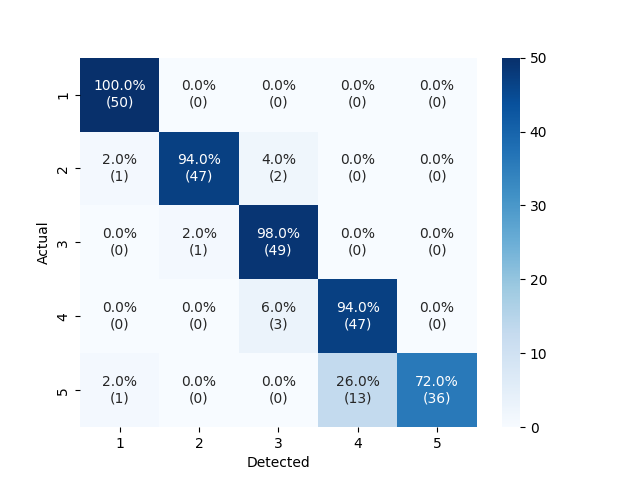

Write the Python code that produced this figure.
import math
import statistics
import random
import seaborn as sns
import matplotlib.pyplot as plt
from sklearn.metrics import confusion_matrix
from typing import Tuple, Union, Sequence

import cv2 as cv
import numpy as np
from cv2 import UMat
from cv2 import VideoCapture


def hull_finger_counter(img: Union[UMat, np.ndarray], display_visual: bool) -> int:

    bin_img = img

    # Find contours
    contours, _ = cv.findContours(img, cv.RETR_EXTERNAL, cv.CHAIN_APPROX_SIMPLE)
    # If no contours found return
    if not contours:
        return 0

    # Get the largest contour
    contour = max(contours, key=cv.contourArea)

    # Find the centroid
    center_x, center_y = find_centroid(img)

    # For the visuals, convert the image to rgb (rn its binary)
    img = cv.cvtColor(img, cv.COLOR_GRAY2RGB)
    # draw centroid
    img = cv.drawMarker(img, (int(center_y), int(center_x)), color=(0, 255, 0), markerType=cv.MARKER_CROSS,
                        markerSize=10)

    # find the bounding box
    x1, y1, w, h = cv.boundingRect(contour)

    # use the bounding box and knowledge of hand proportions to guess how big the circle radius should be
    # in our case, it's the distance to the top of the bounding box minus 1/6 of box height. We found experimentally
    # this gives a pretty good circle radius
    r: int = round((h / 2) - (h / 6))

    # checks for intersection with the fingers by drawing a circle with radius r around the hand
    fingers_counter = 0
    current_status = None
    last_status = None
    for theta in range(72, 288, 1):
        x = int((r * math.cos(math.radians(theta))) + center_x)
        y = int((r * math.sin(math.radians(theta))) + center_y)

        # print(f"Pixel at y={y}, x={x} is {bin_img[x, y]}")
        # print(f"Middle: {center_y}, {center_x} is {bin_img[int(center_x), int(center_y)]}")
        # print(f"Full img: {bin_img.shape}")
        current_status = 1 if bin_img[x, y] == 255 else 0

        if current_status == 1:
            img = cv.drawMarker(img, (y, x), color=(0, 255, 0), markerType=cv.MARKER_CROSS, markerSize=3)
        else:
            img = cv.drawMarker(img, (y, x), color=(0, 100, 0), markerType=cv.MARKER_CROSS, markerSize=3)

        if last_status is not None and last_status == 0 and current_status == 1:
            fingers_counter += 1
            img = cv.drawMarker(img, (y, x), color=(0, 255, 255), markerType=cv.MARKER_CROSS, markerSize=10)
            # print("LS1", last_status, "CS1", current_status)
        elif last_status is not None and last_status == 1 and current_status == 0:
            fingers_counter += 1
            img = cv.drawMarker(img, (y, x), color=(255, 0, 255), markerType=cv.MARKER_CROSS, markerSize=10)
            # print("LS2", last_status, "CS2", current_status)

        last_status = current_status

    # show
    if display_visual:
        plt_show_img("Hull", img)

    return math.ceil(fingers_counter / 2)


def calc_angle_between_points(a, b, c) -> float:
    len_ab = calc_dist_between_points(a, b)
    len_bc = calc_dist_between_points(b, c)
    len_ac = calc_dist_between_points(a, c)

    assert len_ab > 0
    assert len_bc > 0
    assert len_ac > 0

    cos_theta = (len_ab ** 2 + len_bc ** 2 - len_ac ** 2) / (2 * len_ab * len_bc)
    cos_theta = max(-1.0, min(1.0, cos_theta))
    theta = math.degrees(math.acos(cos_theta))
    return theta


def calc_dist_between_points(a, b):
    return math.sqrt((b[0] - a[0]) ** 2 + (b[1] - a[1]) ** 2)


def angle_contour_reducer(img: Union[UMat, np.ndarray], contour: UMat) -> \
        Tuple[Union[UMat, np.ndarray], Union[UMat, np.ndarray]]:
    if len(contour) < 3:
        return img, contour

    new_contours = [contour[0], contour[1]]

    for i in range(len(contour)):
        if i < 2:
            continue

        # using law of cosine calculate theta

        a: np.ndarray = contour[i - 2][0]
        b: np.ndarray = contour[i - 1][0]
        c: np.ndarray = contour[i][0]

        # if a b or c equal, continue
        if np.array_equal(a, b) or np.array_equal(b, c) or np.array_equal(a, c):
            continue

        theta = calc_angle_between_points(a, b, c)

        # if the change in angle is almost 180, merge the contour into 1
        if math.fabs(theta - 180.0) < 30:
            new_contours.pop()
            contour[i - 1][0] = a
            new_contours += [[c]]
        else:
            new_contours += [[c]]

        # if the change in angle is greater than 30 degrees, put a marker
        # if math.fabs(theta - 180.0) > 80:
        #     img = cv.drawMarker(img, (b[0], b[1]), color=(0, 255, 0), markerType=cv.MARKER_CROSS, markerSize=10)

    new_contours = np.array(new_contours)
    img = extract_obj_in_contour(img, new_contours)

    return img, new_contours


def defects_remover_via_angle_checking(img: Union[UMat, np.ndarray], contour: UMat):
    if len(contour) < 3:
        return img, contour

    # if angle changes too rapidly over a short distance,
    # try to see if we can find a close alternative to smooth out the edge

    new_contours = [contour[0], contour[1]]
    total_recent_theta_change = []
    recent_distance_traveled = []

    for i in range(len(contour)):
        if i < 2:
            continue

        # using law of cosine calculate theta
        a = contour[i - 2][0]
        b = contour[i - 1][0]
        c = contour[i][0]

        # if a b or c equal, continue
        if np.array_equal(a, b) or np.array_equal(b, c) or np.array_equal(a, c):
            continue

        theta = calc_angle_between_points(a, b, c)

        total_recent_theta_change += [math.fabs(theta - 180.0)]
        recent_distance_traveled += [calc_dist_between_points(b, c)]
        while sum(recent_distance_traveled) > 13:
            total_recent_theta_change.pop(0)
            recent_distance_traveled.pop(0)

        # if the change in angle is greater than 60 degrees suddenly, draw marker, and remove
        if math.fabs(theta - 180.0) > 60:
            if len(new_contours) == 0:
                continue
            new_contours.pop()
            contour[i - 1][0] = a
            new_contours += [[c]]
        elif sum(total_recent_theta_change) > 500:
            if len(new_contours) == 0:
                continue
            new_contours.pop()
            contour[i - 1][0] = a
        else:
            new_contours += [[c]]

    new_contours = np.array(new_contours)
    img = extract_obj_in_contour(img, new_contours)

    return img, new_contours


def plt_show_img(name: str, img: UMat):
    cv.namedWindow(name, cv.WINDOW_AUTOSIZE)
    cv.imshow(name, img)
    cv.waitKey(1)


def rescaleFrame(frame: Union[UMat, np.ndarray], scale) -> UMat:
    height = int(frame.shape[0] * scale)
    width = int(frame.shape[1] * scale)
    return cv.resize(frame, (width, height), interpolation=cv.INTER_AREA)


def setResLiveVideo(webcam: VideoCapture, width: int, framerate: int):
    # given the width we automatically figure out the height
    scale = width / webcam.get(3)
    height = int(webcam.get(4) * scale)
    webcam.set(3, width)
    webcam.set(4, height)
    # reduce frame rate
    webcam.set(cv.CAP_PROP_FPS, framerate)


def calc_area(img: np.ndarray) -> int:
    return np.count_nonzero(img)


def find_centroid(img: np.ndarray) -> Tuple[float, float]:
    area = calc_area(img)
    m10 = np.sum(np.where(img > 0)[0])
    m01 = np.sum(np.where(img > 0)[1])

    # calculate the centroid
    x = m10 / area
    y = m01 / area

    return x, y


def find_axis_of_least_inertia(img: Union[UMat, np.ndarray], display_visual: bool) -> Tuple[
    int, Tuple[int, int], float]:
    area = calc_area(img)
    x, y = find_centroid(img)

    # calculate the centroid
    a = np.sum((np.where(img > 0)[0] - x) ** 2)
    b = 2 * np.sum((np.where(img > 0)[0] - x) * (np.where(img > 0)[1] - y))
    c = np.sum((np.where(img > 0)[1] - y) ** 2)

    # calculate the angle of least inertia
    theta = 0.5 * np.arctan2(b, a - c)

    # draw the angle line with midpoint at centroid (using polar to cartesian conversion_
    axis_len = 100
    x1 = int(x + (axis_len * np.cos(theta)))
    y1 = int(y + (axis_len * np.sin(theta)))
    x2 = int(x - (axis_len * np.cos(theta)))
    y2 = int(y - (axis_len * np.sin(theta)))

    if display_visual:
        img = cv.cvtColor(img, cv.COLOR_GRAY2RGB)
        # draw line of least inertia
        img = cv.line(img, (y1, x1), (y2, x2), (0, 255, 0), 2)
        # draw marker at the centroid
        img = cv.drawMarker(img, (int(y), int(x)), color=(0, 255, 0), markerType=cv.MARKER_CROSS, markerSize=10,
                            thickness=2)
        cv.putText(img, f'{theta}', (10, 30), cv.FONT_HERSHEY_SIMPLEX, 1, (0, 255, 0), 2, cv.LINE_AA)
        plt_show_img("Angle of Least Inertia", img)

    return area, (int(x), int(y)), theta


def calc_roundness(img: Union[UMat, np.ndarray]):
    # use Emin and Emax in moment of inertia to calculate roundedness
    # E = (1/2) (a + b) - (1/2) (a - c) cos2θ - (1/2) b sin2θ
    x, y = find_centroid(img)

    # calculate the centroid
    a = np.sum((np.where(img > 0)[0] - x) ** 2)
    b = 2 * np.sum((np.where(img > 0)[0] - x) * (np.where(img > 0)[1] - y))
    c = np.sum((np.where(img > 0)[1] - y) ** 2)

    Emin = (a + c) / 2 - np.sqrt(((a - c) / 2) ** 2 + (b / 2) ** 2)
    Emax = (a + c) / 2 + np.sqrt(((a - c) / 2) ** 2 + (b / 2) ** 2)

    # calculate the roundedness
    roundedness = Emin / Emax
    return roundedness


def mask_image(img: Union[UMat, np.ndarray]) -> Union[UMat, np.ndarray]:
    # Convert the image to HSV and YCrCb color spaces
    hsv = cv.cvtColor(img, cv.COLOR_BGR2HSV)
    ycrcb = cv.cvtColor(img, cv.COLOR_BGR2YCrCb)

    # Calculate the mean and standard deviation of each color channel
    mean_hsv, std_hsv = cv.meanStdDev(hsv)
    mean_ycrcb, std_ycrcb = cv.meanStdDev(ycrcb)

    # Define the thresholds for HSV color space
    lower_hsv = np.maximum(mean_hsv - 2 * std_hsv, 0)
    upper_hsv = np.minimum(mean_hsv + 2 * std_hsv, 255)

    # Define the thresholds for YCrCb color space
    lower_ycrcb = np.maximum(mean_ycrcb - 2 * std_ycrcb, 0)
    upper_ycrcb = np.minimum(mean_ycrcb + 2 * std_ycrcb, 255)

    # Create masks for each color space
    mask_hsv = cv.inRange(hsv, lower_hsv, upper_hsv)
    mask_ycrcb = cv.inRange(ycrcb, lower_ycrcb, upper_ycrcb)

    # Combine the masks
    mask_combined = cv.bitwise_and(mask_hsv, mask_ycrcb)

    # Invert the mask to work with white background
    mask_combined = cv.bitwise_not(mask_combined)

    # Apply the combined mask to the original frame
    img = cv.bitwise_and(img, img, mask=mask_combined)

    plt_show_img("Masked Image", img)

    return img


def apply_smoothing(img: Union[UMat, np.ndarray]) -> Union[UMat, np.ndarray]:
    img = cv.medianBlur(img, 11)
    return img


def convert_to_binary(img: Union[UMat, np.ndarray]) -> Union[UMat, np.ndarray]:
    img = cv.cvtColor(img, cv.COLOR_BGR2GRAY)
    _, img = cv.threshold(img, 20, 255, cv.THRESH_BINARY)
    return img


def extract_obj_in_contour(img: Union[UMat, np.ndarray], contour: Union[UMat, np.ndarray]) -> Union[UMat, np.ndarray]:
    # get rid of everything except the largest object
    mask = np.zeros(img.shape, dtype=np.uint8)
    # fill holes in the contour
    img = cv.fillPoly(mask, pts=[contour], color=(255, 255, 255))

    return img


def binary_img_extract_largest_obj(img: Union[UMat, np.ndarray]) -> Tuple[
    Union[None, Union[UMat, np.ndarray]], Union[None, UMat], Union[None, Sequence[int]]
]:
    # find largest object in the binary image
    contours, _ = cv.findContours(img, cv.RETR_EXTERNAL, cv.CHAIN_APPROX_SIMPLE)
    contours = sorted(contours, key=lambda x: cv.contourArea(x), reverse=True)

    # if no contours, return the black, empty image
    if len(contours) == 0:
        return None, None, None

    # draw the largest object
    x1, y1, x2, y2 = cv.boundingRect(contours[0])

    # get rid of everything except the largest object
    img = extract_obj_in_contour(img, contours[0])

    return img, contours[0], (x1, y1, x2, y2)


def move_obj_to_center(img: Union[UMat, np.ndarray], centroid: Tuple[int, int], region_of_interest: Sequence[int]) -> \
        Tuple[Union[UMat, np.ndarray], Sequence[int]]:
    (rows, cols) = img.shape

    img_center_x = rows / 2
    img_center_y = cols / 2

    # translate to center
    M = np.float32([[1, 0, img_center_y - centroid[1]], [0, 1, img_center_x - centroid[0]]])
    img = cv.warpAffine(img, M, (cols, rows))

    x1, x2, y1, y2 = region_of_interest
    x1 += img_center_y - centroid[1]
    x2 += img_center_y - centroid[1]
    y1 += img_center_x - centroid[0]
    y2 += img_center_x - centroid[0]

    return img, (x1, x2, y1, y2)


def scale_obj(img: Union[UMat, np.ndarray], region_of_interest: Sequence[int]) -> \
        Tuple[Union[UMat, np.ndarray], Sequence[int]]:
    x1, y1, x2, y2 = region_of_interest

    object_roi = img[y1: y1 + y2, x1: x1 + x2]

    # Define the scaling factor (e.g., scale by 0.7)
    scale_factor = 0.7

    # Resize the object ROI
    scaled_object_roi = cv.resize(object_roi, None, fx=scale_factor, fy=scale_factor)

    # Update the original image with the scaled object
    img = np.zeros(img.shape, dtype=np.uint8)

    y2 = y1 + round((y2 * scale_factor))
    x2 = x1 + round((x2 * scale_factor))

    img[y1:y2, x1:x2] = scaled_object_roi

    new_region_of_interest = y1, y2, x1, x2

    return img, new_region_of_interest


def rotate_at_center(img: Union[UMat, np.ndarray], theta: float) -> Union[UMat, np.ndarray]:
    (rows, cols) = img.shape

    # rotate at center
    M = cv.getRotationMatrix2D((cols / 2, rows / 2), -math.degrees(theta), 1)
    img = cv.warpAffine(img, M, (cols, rows))

    return img


count = fingers_detected = 0


def count_fingers():
    global count, fingers_detected

    # Connect to webcam
    # print("Connecting to webcam...")
    webcam = cv.VideoCapture(0, cv.CAP_DSHOW)
    # lower resolution and frame rate for performance
    setResLiveVideo(webcam, 500, 20)

    # print("Starting display..!")
    finger_detections = []
    while True:
        status, frame = webcam.read()
        if not status:
            print('Failed to capture frame')
            return None

        original = frame.copy()

        # Apply blurring to remove noise
        frame = apply_smoothing(frame)

        # Mask to find skin-colored objects
        frame = mask_image(frame)

        # Convert to a binary image
        frame = convert_to_binary(frame)

        # Dilate before extracting the largest object
        # This further removes noise in the skin mask
        frame = cv.dilate(frame, np.array([9, 9]), iterations=4)

        # Make contours around objects and extract the contour with the largest area
        # This object is hopefully our hand. This technique makes our recognition resistant
        # to a bit of extra "stuff" in the background.
        frame, contour, region_of_interest = binary_img_extract_largest_obj(frame)

        # If no object is detected, continue to the next frame because most likely
        # there is nothing here.
        if frame is None:
            continue

        # Now we need to do a 2nd round of object refining and preprocessing...

        # First we simplify the contours a bit by merging contour lines that are almost
        # parallel anyway. This helps with performance for further processing and is a
        # precursor to our next method call...
        frame, contour = angle_contour_reducer(frame, contour)
        # This part checks for any steep changes in angle that seem unnatural.
        # Such steep changes in angle are most likely defects from masking so this method
        # removes any steep changes in angle (which are often just intrusions or extrusions
        # on the hand object
        frame, contour = defects_remover_via_angle_checking(frame, contour)
        # The additional dilation process further reduces defects from masking
        frame = cv.dilate(frame, np.array([11, 11]), iterations=7)
        # now we extract the final hand object
        frame, contour, region_of_interest = binary_img_extract_largest_obj(frame)

        # Now scale the object in preparation for when we rotate it (so it doesn't get cropped off after rotation)
        frame, region_of_interest = scale_obj(frame, region_of_interest)

        # Find the axis of least inertia using techniques learned in class
        area, centroid, theta = find_axis_of_least_inertia(frame, False)

        # Translate the centroid of the object to the center of the image (to reduce the chances of any
        # cropping happening due to the rotation and for easier analysis later
        frame, region_of_interest = move_obj_to_center(frame, centroid, region_of_interest)

        # Rotate the image based on the axis of least inertia
        frame = rotate_at_center(frame, theta)

        # if the image area is less than 1500, then we may not be able to analyse the hand properly (or maybe
        # the hand isn't even there yet) so we just tell the user to move closer
        if area < 1500:
            # Add cv text to move closer
            cv.putText(original, f'Please move closer', (10, 30), cv.FONT_HERSHEY_SIMPLEX, 1, (0, 255, 0), 2,
                       cv.LINE_AA)
            continue

        # The magic sauce! Basically draws a circle around the palm and based on how many times the circle intersects
        # a finger, figures out how many fingers there are
        fingers = hull_finger_counter(frame, True)
        # the thumb isn't detecting super well with the above technique so we also calculate the roundness of the
        # whole hand. The thumb is only active when all 5 fingers are the way we defined our gestures and at that
        # point that hand is actually pretty round. So we use the roundness of the hand also to know if all 5 fingers
        # are up
        roundness = calc_roundness(frame)
        fingers = 5 if (roundness > 0.5 and (fingers >= 4)) else fingers
        # you cant have more than 5 fingers (probably)
        fingers = min(fingers, 5)

        # we use the mean and std of the finger counter to fight of random noise as well
        # we simply don't guess anything unless we are sure by using the std
        if len(finger_detections) > 10 and statistics.stdev(finger_detections) < 0.65:
            cv.putText(original, f'Fingers: {int(statistics.mean(finger_detections))}', (10, 30),
                       cv.FONT_HERSHEY_SIMPLEX, 1, (0, 255, 0), 2, cv.LINE_AA)
        elif len(finger_detections) > 10:
            cv.putText(original, f'Calculating...', (10, 30), cv.FONT_HERSHEY_SIMPLEX, 1, (0, 255, 0), 2, cv.LINE_AA)

        # Display the final frame with finger count information
        plt_show_img("Enter your guess", original)

        if len(finger_detections) > 10 and statistics.stdev(finger_detections) < 0.8:
            finger_count = int(statistics.mean(finger_detections))

            if count == 0 and 1 <= finger_count <= 5:
                fingers_detected = finger_count
                count += 1
            else:
                if fingers_detected == finger_count:
                    count += 1
                else:
                    count = 0

            # print(count)

            if count == 30:
                webcam.release()
                cv.destroyWindow("Enter your guess")
                count = fingers_detected = 0
                return finger_count

        # Remove oldest detections
        finger_detections += [fingers]
        if len(finger_detections) > 20:
            finger_detections.pop(0)


def main():
    results = {1: [], 2: [], 3: [], 4: [], 5: []}
    for i in range(1, 6):
        print("STARTING!!!!!", i)
        for j in range(50):
            res = count_fingers()
            results[i].append(res)
            print(j)
    print(results)

    actual = [1] * 50 + [2] * 50 + [3] * 50 + [4] * 50 + [5] * 50
    detected = results[1] + results[2] + results[3] + results[4] + results[5]
    print(detected)

    cm = confusion_matrix(actual, detected)
    total_per_class = np.sum(cm, axis=1)
    percentages = np.around((cm.astype('float') / total_per_class[:, np.newaxis]) * 100, decimals=1)

    # Create labels for the heatmap
    labels = []
    for i in range(5):
        for j in range(5):
            labels.append(f'{percentages[i][j]}%\n({cm[i][j]})')

    # Reshape the labels to match the shape of the confusion matrix for plotting
    labels = np.array(labels).reshape(5, 5)

    # Plot the heatmap
    sns.heatmap(cm, annot=labels, fmt='', cmap='Blues')

    # Set the x and y axis labels to range from 1 to 5
    plt.xticks(np.arange(5) + 0.5, labels=np.arange(1, 6))
    plt.yticks(np.arange(5) + 0.5, labels=np.arange(1, 6))

    plt.xlabel('Detected')
    plt.ylabel('Actual')
    plt.show()

if __name__ == "__main__":
    main()
